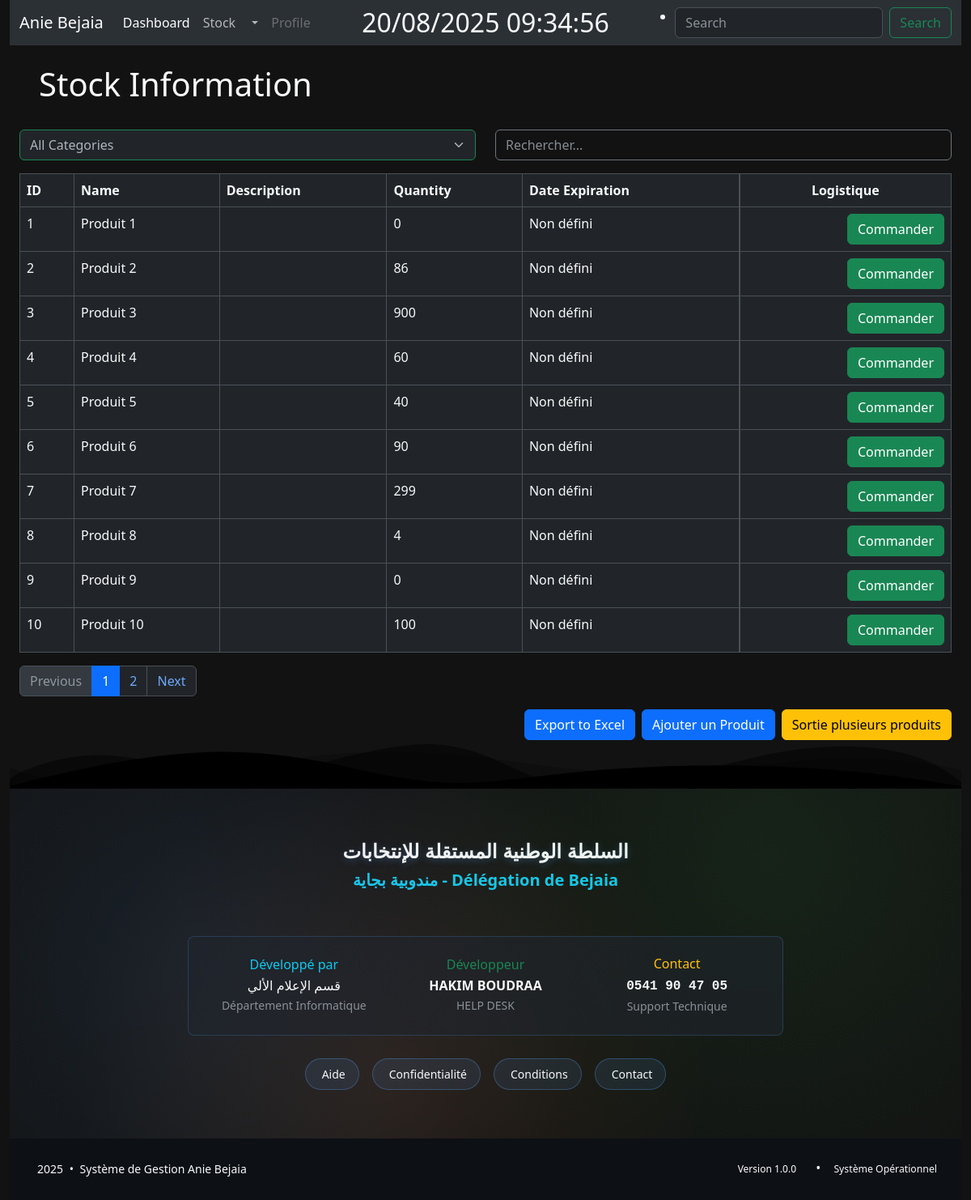
/products/, run on an earlier commit of the app's database.
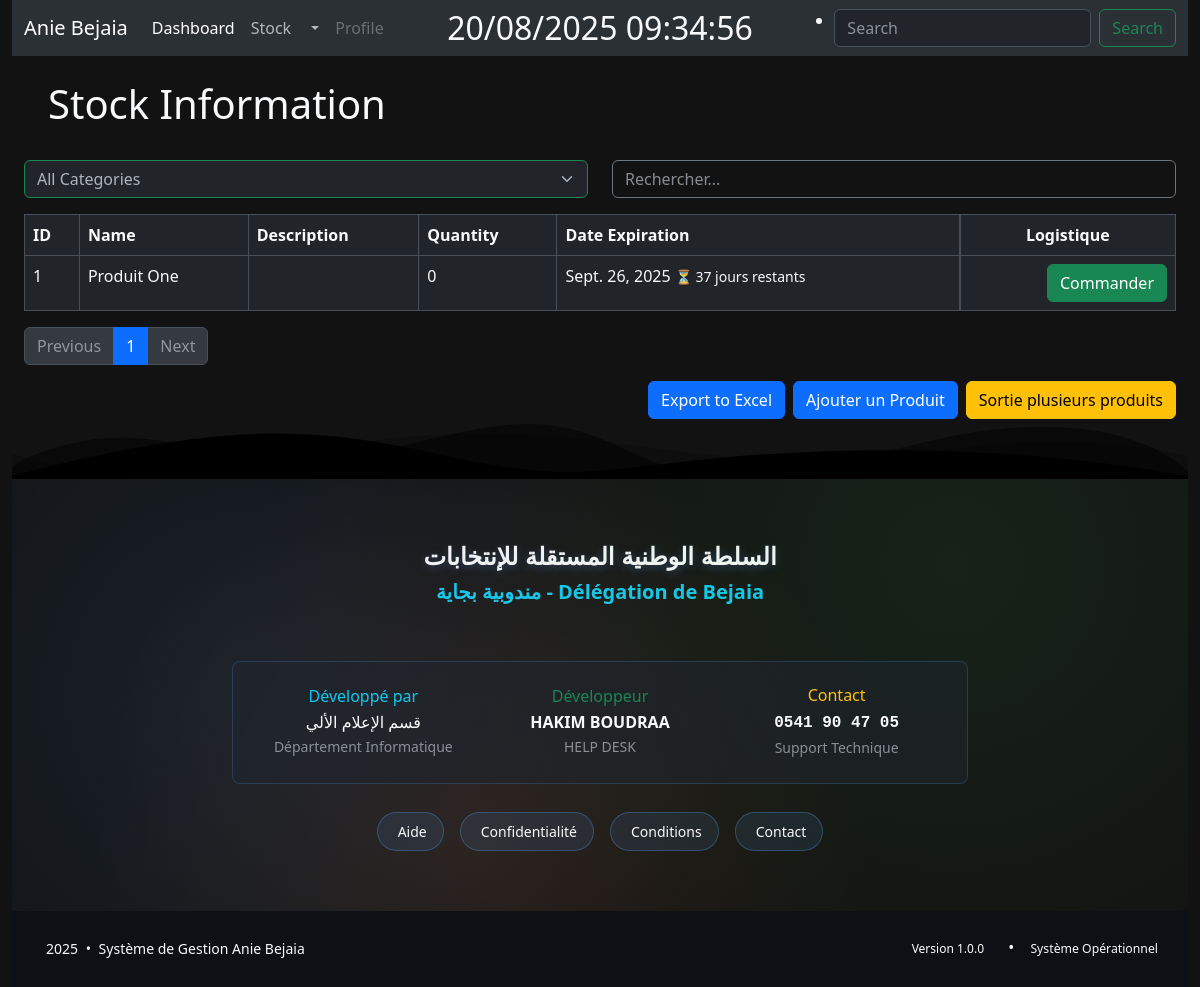
And on a later commit of the database.
### StockApp/models.py (models this page shows, shortened)
class Product(models.Model):
    user = models.ForeignKey(
        User, related_name="products", on_delete=models.DO_NOTHING
    )
    name = models.CharField(max_length=100)
    description = tinymce_models.HTMLField(blank=True, null=True)
    category = models.ForeignKey("Category", on_delete=models.CASCADE)
    quantity = models.IntegerField(default=1)
    price = models.DecimalField(max_digits=10, decimal_places=2, default=1)
    expiration_date = models.DateField(null=True, blank=True)
    @property
    def remaining_days(self):
        if self.expiration_date:
            delta = self.expiration_date - date.today()
            return delta.days if delta.days >= 0 else 0
        return None

### StockApp/views.py (the view, shortened to what this page needs)
# urls.py: path('products/', views.products, name='products'),
def products(request):
    categories = Category.objects.all()
    selected_category = request.GET.get('category', '')
    search_query = request.GET.get('search_query', '')
    product_list = Product.objects.all().order_by('id')
    if selected_category:
        product_list = product_list.filter(category_id=selected_category)
    if search_query:
        product_list = product_list.filter(
            Q(name__icontains=search_query) |
            Q(description__icontains=search_query)
        )
    paginator = Paginator(product_list, 10)
    page_number = request.GET.get("page")
    page_obj = paginator.get_page(page_number)
    return render(request, 'list_products.html', {
        'categories': categories,
        'page_obj': page_obj,
        'selected_category': selected_category,
        'search_query': search_query
    })

### StockApp/templates/list_products.html (shortened to what this page needs)
{% extends "base.html" %}
{% block content %}
<h1 class="p-4">Stock Information</h1>
<form method="GET">
  <div class="row mb-3">
    <div class="col-md-6">
      <select name="category" class="form-select border-success" onchange="this.form.submit()">
        <option value="">All Categories</option>
      </select>
    </div>
    <div class="col-md-6">
      <input type="text" name="search_query" class="form-control bg-transparent border-secondary text-light"
             placeholder="Rechercher..." value="{{ search_query }}">
    </div>
  </div>
</form>
<table class="table table-bordered" id="productsTable">
  <thead>
    <tr>
      <th>ID</th>
      <th>Name</th>
      <th>Description</th>
      <th>Quantity</th>
      <th>Date Expiration</th>
      <th class="d-grid gap-2 d-md-flex justify-content-md-center">Logistique</th>
    </tr>
  </thead>
{% for product in page_obj %}
  <tbody>
    <tr>
      <td>{{ product.id }}</td>
      <td>{{ product.name }}</td>
      <td>{{ product.description | truncatewords:3 | safe }}</td>
      {% if product.quantity > 0 %}
        <td>{{ product.quantity }}</td>
      {% else %}
        <td class="text-danger">{{ product.quantity }}</td>
      {% endif %}
      <td>
        {% if product.expiration_date %}
          {{ product.expiration_date }} <small>⏳ {{ product.remaining_days }} jours restants</small>
        {% else %}
          Non défini
        {% endif %}
      </td>
      <td class="d-grid gap-2 d-md-flex justify-content-md-end">
        <button type="button" class="btn btn-success" data-bs-toggle="modal" data-bs-target="#staticBackdrop{{ product.id }}">
          Commander
        </button>
      </td>
    </tr>
  </tbody>
{% endfor %}
</table>
<nav aria-label="Page navigation example">
  <ul class="pagination">
    {% if page_obj.has_previous %}
      <li class="page-item">
        <a class="page-link" href="?page={{ page_obj.previous_page_number }}">Previous</a>
      </li>
    {% else %}
      <li class="page-item disabled">
        <a class="page-link" href="#">Previous</a>
      </li>
    {% endif %}
    {% for num in page_obj.paginator.page_range %}
      {% if page_obj.number == num %}
        <li class="page-item active">
          <a class="page-link" href="#">{{ num }}</a>
        </li>
      {% else %}
        <li class="page-item">
          <a class="page-link" href="?page={{ num }}">{{ num }}</a>
        </li>
      {% endif %}
    {% endfor %}
    {% if page_obj.has_next %}
      <li class="page-item">
        <a class="page-link" href="?page={{ page_obj.next_page_number }}">Next</a>
      </li>
    {% else %}
      <li class="page-item disabled">
        <a class="page-link" href="#">Next</a>
      </li>
    {% endif %}
  </ul>
</nav>
<div class="d-grid gap-2 d-md-flex justify-content-md-end">
  <a href="{% url 'product:export_products_to_excel' %}" class="btn btn-primary">Export to Excel</a>
  <a href="{% url 'product:add-product' %}" class="btn btn-primary">Ajouter un Produit</a>
  <a href="{% url 'product:batch_sortie' %}" class="btn btn-warning">Sortie plusieurs produits</a>
</div>
{% endblock %}

### templates/base.html (shortened to what this page needs)
{% load static %}
<!DOCTYPE html>
<html lang="en" data-bs-theme="dark">
  <head>
    <link
      href="https://cdn.jsdelivr.net/npm/bootstrap@5.3.0-alpha3/dist/css/bootstrap.min.css"
      rel="stylesheet"
    />
  </head>
  <body class="container-fluid">
    <header>{% include 'navbar.html' %}</header>
<div aria-live="polite" aria-atomic="true" class="position-fixed bottom-0 end-0 p-3" style="z-index: 9999;">
</div>
    <main class="container-fluid">{% block content %}{% endblock %}</main>
    <footer>{% include 'footer.html' %}</footer>
  </body>
</html>

### templates/navbar.html (shortened to what this page needs)
<nav class="navbar navbar-expand-lg bg-body-tertiary">
  <div class="container-fluid">
    <a class="navbar-brand" href="#">Anie Bejaia</a>
    <div class="collapse navbar-collapse" id="navbarScroll">
      <ul class="navbar-nav me-auto my-2 my-lg-0 navbar-nav-scroll" style="--bs-scroll-height: 100px;">
        <li class="nav-item">
          <a class="nav-link active" aria-current="page" href="{% url 'product:home' %}">Dashboard</a>
        </li>
        <li class="nav-item">
          <a class="nav-link" href="{% url 'product:products' %}">Stock</a>
        </li>
        <li class="nav-item dropdown">
          <a class="nav-link dropdown-toggle" href="#" role="button" data-bs-toggle="dropdown" aria-expanded="false">
          </a>
        </li>
        <li class="nav-item">
          <a class="nav-link disabled" aria-disabled="true">Profile</a>
        </li>
      </ul>
      <ul>
        <li class="nav-item">
          <div class="nav-link disabled position-absolute top-50 start-50 translate-middle fs-2" id="clock" aria-disabled="true"></div>
        </li>
      </ul>
      <form class="d-flex" role="search">
        <input class="form-control me-2" type="search" placeholder="Search" aria-label="Search">
        <button class="btn btn-outline-success" type="submit">Search</button>
      </form>
    </div>
  </div>
</nav>

### templates/footer.html (shortened to what this page needs)
<footer class="modern-footer">
    <div class="wave-separator">
    </div>
    <div class="footer-content">
        <div class="container">
            <div class="row g-4 justify-content-center">
                <div class="col-lg-8 col-md-10">
                    <div class="footer-main text-center">
                        <div class="footer-brand mb-4">
                            <h4 class="organization-name mb-2">
                                <span class="text-gradient">السلطة الوطنية المستقلة للإنتخابات</span>
                            </h4>
                            <h5 class="delegation-name text-info">
                                مندوبية بجاية - Délégation de Bejaia
                            </h5>
                        </div>
                        <div class="footer-divider mb-4">
                            <div class="divider-line"></div>
                            <div class="divider-line"></div>
                        </div>
                        <div class="development-info mb-4">
                            <div class="info-card glass-card p-4 rounded-3">
                                <div class="row align-items-center">
                                    <div class="col-md-4 mb-3 mb-md-0">
                                        <div class="department-info">
                                            <h6 class="text-info mb-1">Développé par</h6>
                                            <p class="mb-0 fw-medium">قسم الإعلام الألي</p>
                                            <small class="text-muted">Département Informatique</small>
                                        </div>
                                    </div>
                                    <div class="col-md-4 mb-3 mb-md-0">
                                        <div class="developer-info">
                                            <h6 class="text-success mb-1">Développeur</h6>
                                            <p class="mb-0 fw-bold">HAKIM BOUDRAA</p>
                                            <small class="text-muted">HELP DESK</small>
                                        </div>
                                    </div>
                                    <div class="col-md-4">
                                        <div class="contact-info">
                                            <h6 class="text-warning mb-1">Contact</h6>
                                            <p class="mb-0 fw-medium">
                                                <a href="tel:+213541904705" class="contact-link">
                                                    0541 90 47 05
                                                </a>
                                            </p>
                                            <small class="text-muted">Support Technique</small>
                                        </div>
                                    </div>
                                </div>
                            </div>
                        </div>
                        <div class="quick-links mb-4">
                            <div class="row g-2 justify-content-center">
                                <div class="col-auto">
                                    <a href="#" class="footer-link" data-bs-toggle="tooltip" title="Aide et Support">
                                        Aide
                                    </a>
                                </div>
                                <div class="col-auto">
                                    <a href="#" class="footer-link" data-bs-toggle="tooltip" title="Politique de confidentialité">
                                        Confidentialité
                                    </a>
                                </div>
                                <div class="col-auto">
                                    <a href="#" class="footer-link" data-bs-toggle="tooltip" title="Conditions d'utilisation">
                                        Conditions
                                    </a>
                                </div>
                                <div class="col-auto">
                                    <a href="#" class="footer-link" data-bs-toggle="tooltip" title="Nous contacter">
                                        Contact
                                    </a>
                                </div>
                            </div>
                        </div>
                    </div>
                </div>
            </div>
        </div>
    </div>
    <div class="footer-bottom">
        <div class="container">
            <div class="row align-items-center">
                <div class="col-md-6 text-center text-md-start">
                    <div class="copyright-info">
                        <span id="current-year">2024</span>
                        <span class="mx-1">•</span>
                        <span class="fw-medium">Système de Gestion Anie Bejaia</span>
                    </div>
                </div>
                <div class="col-md-6 text-center text-md-end">
                    <div class="version-info">
                        <span class="badge version-badge">
                            Version 1.0.0
                        </span>
                        <span class="mx-2">•</span>
                        <span class="status-indicator">
                            <small>Système Opérationnel</small>
                        </span>
                    </div>
                </div>
            </div>
        </div>
    </div>
</footer>

### templates/base.html (style rules this page uses)
body { background-color: #121212 !important; color: #f8f9fa !important; }
.table, .table th, .table td { color: #f8f9fa !important; }
a { color: #0d6efd; }

### templates/footer.html (style rules this page uses)
.modern-footer { background: linear-gradient(135deg, var(--bg-primary) 0%, var(--bg-secondary) 50%, var(--bg-tertiary) 100%); color: var(--text-primary); position: relative; overflow: hidden; }
.wave-separator { position: relative; top: 0; left: 0; width: 100%; overflow: hidden; line-height: 0; transform: rotate(180deg); }
.wave-separator svg { position: relative; display: block; width: calc(100% + 1.3px); height: 60px; }
.footer-content { padding: 3rem 0 2rem; position: relative; }
.footer-content::before { content: ''; position: absolute; top: 0; left: 0; right: 0; bottom: 0; background: radial-gradient(circle at 20% 50%, rgba(88, 166, 255, 0.1) 0%, transparent 50%), radial-gradient(circle at 80% 20%, rgba(63, 185, 80, 0.1) 0%, transparent 50%), radial-gradient(circle at 40% 80%, rgba(255, 140, 66, 0.1) 0%, transparent 50%); pointer-events: none; }
.footer-brand { animation: fadeInUp 0.8s ease-out; }
.organization-name { font-family: 'Arial', sans-serif; font-weight: 700; text-shadow: 0 2px 10px rgba(88, 166, 255, 0.3); }
.delegation-name { font-weight: 600; color: var(--accent-blue); }
.footer-divider { display: flex; align-items: center; justify-content: center; margin: 2rem 0; }
.divider-line { flex: 1; height: 1px; background: linear-gradient(90deg, transparent, var(--accent-blue), transparent); max-width: 100px; }
.development-info { animation: fadeInUp 0.8s ease-out 0.2s both; }
.info-card { background: rgba(33, 38, 45, 0.6); border: 1px solid rgba(88, 166, 255, 0.2); backdrop-filter: blur(10px); transition: all 0.3s ease; }
.department-info, .developer-info, .contact-info { text-align: center; transition: transform 0.2s ease; }
.contact-link { color: var(--accent-orange); text-decoration: none; font-weight: 600; transition: all 0.2s ease; font-family: 'Courier New', monospace; }
.quick-links { animation: fadeInUp 0.8s ease-out 0.4s both; }
.footer-link { display: inline-flex; align-items: center; padding: 0.5rem 1rem; margin: 0.25rem; background: rgba(88, 166, 255, 0.1); border: 1px solid rgba(88, 166, 255, 0.3); border-radius: 20px; color: var(--text-secondary); text-decoration: none; font-size: 0.875rem; font-weight: 500; transition: all 0.2s ease; }
.footer-bottom { background: rgba(13, 17, 23, 0.8); border-top: 1px solid var(--border-color); padding: 1.5rem 0; backdrop-filter: blur(10px); }
.copyright-info { color: var(--text-secondary); font-size: 0.875rem; }
.version-badge { background: linear-gradient(135deg, var(--accent-blue), #4a9eff); color: white; font-weight: 500; padding: 0.5rem 0.75rem; border-radius: 15px; }
.status-indicator { color: var(--text-secondary); font-size: 0.875rem; }

What changed in the data, as far as the page shows it:
removed Product: id "2", name "Produit 2", quantity "86", shows "Non défini"
removed Product: id "3", name "Produit 3", quantity "900", shows "Non défini"
removed Product: id "4", name "Produit 4", quantity "60", shows "Non défini"
removed Product: id "5", name "Produit 5", quantity "40", shows "Non défini"
removed Product: id "6", name "Produit 6", quantity "90", shows "Non défini"
removed Product: id "7", name "Produit 7", quantity "299", shows "Non défini"
removed Product: id "8", name "Produit 8", quantity "4", shows "Non défini"
removed Product: id "9", name "Produit 9", quantity "0", shows "Non défini"
removed Product: id "10", name "Produit 10", quantity "100", shows "Non défini"
changed Product id 1: name "Produit 1" → "Produit One"; expiration_date (not shown) → "Sept. 26, 2025"; remaining_days (not shown) → "37"; expiration_date "Non défini" → "⏳ jours restants"
Also different on the page:
list line gone: "2"
